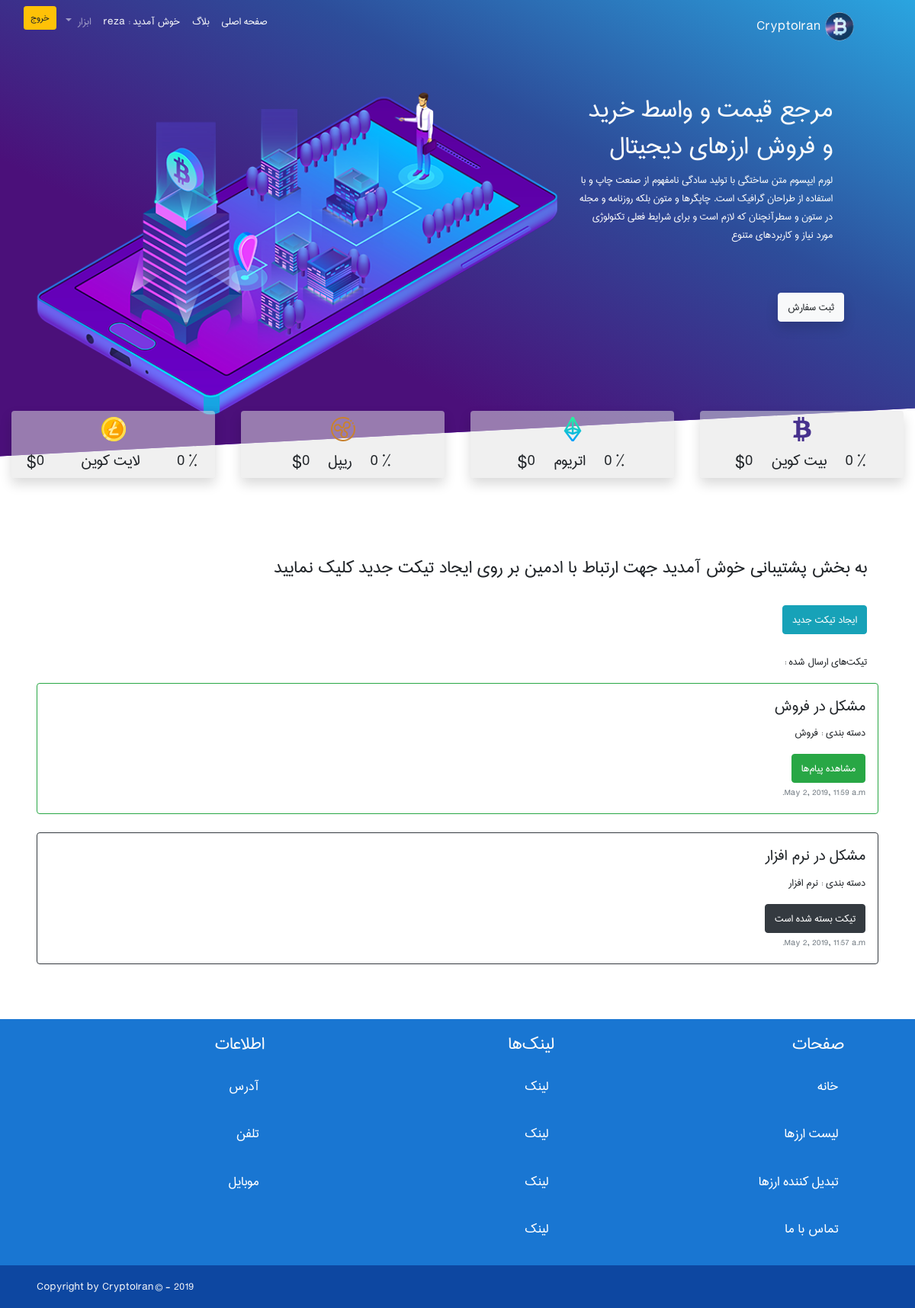
/support/ (signed in), run on the app's committed database.
### ticket/models.py (models this page shows, shortened)
class Ticket(models.Model):
    title = models.CharField(max_length=255)
    close = models.BooleanField(default=False)
    created = models.DateTimeField(auto_now_add=True)
    user = models.ForeignKey(User, on_delete=models.CASCADE)
    category = models.ForeignKey('Category', on_delete=models.CASCADE)
    text = models.TextField()
    class Meta:
        ordering = ['-created']
    def get_absolute_url(self):
        return reverse('ticketapp:ticketdetail', kwargs={'category':self.category.slug, 'pk':self.pk})

class Category(models.Model):
    name = models.CharField(max_length=50)
    slug = models.SlugField()
    def __str__(self):
        return self.name

### ticket/views.py (the view)
# urls.py: path('', views.SupportView.as_view(), name='support'),
class SupportView(LoginRequiredMixin, ListView):
    template_name = 'ticketapp/support.html'
    context_object_name = 'created_ticket'
    def get_queryset(self):
        return models.Ticket.objects.filter(user=self.request.user)

### templates/ticketapp/support.html
{% extends 'base.html' %}
{% block content %}
<div class="bloghead p-5">
<div class="container">
    <h3> به بخش پشتیبانی خوش آمدید جهت ارتباط با ادمین بر روی ایجاد تیکت جدید کلیک نمایید</h3>
    <br>
    <a class="btn btn-info" href="{% url 'ticketapp:newticket' %}">ایجاد تیکت جدید</a>
    <br><br>
    {% if created_ticket %}<p> تیکت‌های ارسال شده :</p>{% else %}<p>شما هیچ تیکتی ارسال نکرده‌اید</p>{% endif %}
</div>
{% for ticket in created_ticket %}
    <div class="container p-3 mb-4 border rounded{% if ticket.close %} border-dark {% else %} border-success {% endif %}">
        <h4>{{ ticket.title }}</h4>
        <p> دسته بندی :    {{ ticket.category }}  </p>
        <a class="btn {% if ticket.close %} btn-dark {% else %} btn-success {% endif %}"  href="{{ ticket.get_absolute_url }}">{% if ticket.close %} تیکت بسته شده است {% else %} مشاهده پیام‌ها {% endif %} </a>
        <br>
        <small class="text-muted text-left mb-0">{{ ticket.created }}</small>
    </div>
{% endfor %}
</div>
{% endblock %}

### templates/base.html (shortened to what this page needs)
{%  load static from staticfiles %}
<!DOCTYPE html>
<html lang="en">
<head>
    <link rel="stylesheet" href="/static/css/bootstrap.min.css"/>
    <link rel="stylesheet" href="/static/css/bootstrap-rtl.min.css/"/>
    <link rel="stylesheet" href="/static/css/style.css"/>
</head>
<body>
    <header id="h1">
        <div id="header" class="container-fluid">
            <nav id="menu" class="navbar navbar-expand-sm navbar-dark mb-0">
                <a class="navbar-brand mr-5 text-light"> <img src="/static/images/logo.png"/>  CryptoIran</a>
                <div id="menu-toggler" class="collapse navbar-collapse pr-3">
                    <ul class="navbar-nav mr-auto">
                        <li class="nav-item"><a class="nav-link text-light" href="{% url 'home' %}">صفحه اصلی</a></li>
                        <li class="nav-item"><a class="nav-link text-light" href="{% url 'blogapp:blog' %}">بلاگ</a></li>
                            {% if user.is_authenticated %}
                        <li class="nav-item">
                             <p class="text-light p-2"> خوش آمدید : {{ user }}</p>
                        </li>
                        <li class="nav-item dropdown">
                            <a class="nav-link dropdown-toggle" href="#" id="navbarDropdownMenuLink" role="button" data-toggle="dropdown" aria-haspopup="true" aria-expanded="false">
                              ابزار
                            </a>
                        </li>
                        <li class="nav-item">
                            <form class="inline-form" action="{% url 'signout' %}" method="post">{% csrf_token %}<button type="submit" class="btn btn-sm btn-warning">خروج</button></form>
                        </li>
                            {% else %}
                            <li class="nav-item">
                            <button type="button" class="btn btn-sm btn-light ml-md-3" data-toggle="modal" data-target="#SignUpModal">عضویت</button>
                            <button type="button" class="btn btn-sm btn-primary ml-md-5" data-toggle="modal" data-target="#SignInModal">ورود</button>
                            </li>
                            {% endif %}
                    </ul>
                </div>
            </nav>
            <div id="inner-header" class="container mb-0">
                <div class="col-lg-4 pt-5 mr-lg-5">
                    <h1 class="text-light text-right">مرجع قیمت و واسط خرید و فروش ارزهای دیجیتال</h1>
                    <p class="text-light text-right">لورم ایپسوم متن ساختگی با تولید سادگی نامفهوم از صنعت چاپ و با استفاده از طراحان گرافیک است. چاپگرها و متون بلکه روزنامه و مجله در ستون و سطرآنچنان که لازم است و برای شرایط فعلی تکنولوژی مورد نیاز و کاربردهای متنوع</p>
                </div>
                <button class="btn btn-light mr-lg-5 mt-lg-5 shadow" type="button" >ثبت سفارش</button>
            </div>
        </div>
        <div id="price" class="container-fluid">
            <div class="row">
                <div class="col-sm text-center"><div class="inn rounded shadow"><img class="py-2" src="/static/images/bitcoin-logo.png"> </br><span class="changep d-inline-block">% {{bitcoinChange}} </span><h4 class="d-inline-block px-md-4 px-4">بیت کوین</h4><span class="price d-inline-block">${{bitcoinPrice}}</span></div></div>
                <div class="col-sm mx-sm-1 text-center"><div class="inn rounded shadow"><img class="py-2" src="/static/images/ethereum.png"> </br><span class="changep d-inline-block">% {{ethriumChange}} </span><h4 class="d-inline-block px-md-4 px-4">اتریوم</h4><span class="price d-inline-block">${{ethriumPrice}}</span></div></div>
                <div class="col-sm ml-sm-1 text-center"><div class="inn rounded shadow"><img class="py-2" src="/static/images/ripple.png"> </br><span class="changep d-inline-block">% {{rippleChange}} </span><h4 class="d-inline-block px-md-4 px-4">ریپل</h4><span class="price d-inline-block">${{ripplePrice}}</span></div></div>
                <div class="col-sm text-center"><div class="inn rounded shadow"><img class="py-2" src="/static/images/litecoin.png"> </br><span class="changep d-inline-block">% {{liteChange}} </span><h4 class="d-inline-block px-md-5 px-5">لایت کوین</h4><span class="price d-inline-block">${{litePrice}}</span></div></div>
            </div>
        </div>
    </header>
    {% block content %}
    {% endblock %}
    <footer id="footer" class="container-fluid">
        <div class="container">
            <div class="row">
                <div class="col">
                    <h3 class="text-light pr-5 pt-3">صفحات</h3>
                    <ul>
                        <li>خانه</li>
                        <li>لیست ارزها</li>
                        <li>تبدیل کننده ارزها</li>
                        <li>تماس با ما</li>
                    </ul>
                </div>
                <div class="col">
                    <h3 class="text-light pr-5 pt-3">لینک‌ها</h3>
                    <ul>
                        <li>لینک</li>
                        <li>لینک</li>
                        <li>لینک</li>
                        <li>لینک</li>
                    </ul>
                </div>
                <div class="col">
                    <h3 class="text-light pr-5 pt-3">اطلاعات</h3>
                    <ul>
                        <li>آدرس</li>
                        <li>تلفن</li>
                        <li>موبایل</li>
                    </ul>
                </div>
            </div>
        </div>
    </footer>
<div id="copyright" class="container-fluid py-3 text-left text-light pl-5">Copyright by CryptoIran &copy; - 2019</div>
</body>
</html>

### static/css/style.css (style rules this page uses)
body { font-family:Tanha; }
#h1 { height: 630px; position: relative; }
#header { height: 630px; background-color: #4d06bd; background-image: linear-gradient(to bottom left ,#2aa5e0, #2d4d9a,#4b107a,#4b107a); clip-path: polygon(50% 0,100% 0,100% 85% ,50% 90%,0% 95% , 0% 0 ); -webkit-clip-path:polygon(50% 0,100% 0,100% 85% ,50% 90%,0% 95% , 0% 0 ); }
#menu img { width: 40px; }
#inner-header { background: url("../images/header.png") left center; background-repeat: no-repeat; background-size: contain; height: 500px; }
#price { position: absolute; margin: 0 auto; bottom:0; font-size: 1.5em; }
.inn { height: 100px; margin: 0 auto; background-color: rgba(225, 225, 225, 0.51); }
#footer { background-color: #1976d2; }
#footer ul { list-style-type: none; }
#footer li { color: white; padding: 5%; font-size: 1.3em; }
#copyright { background-color: #0d47a1; }
.bloghead { margin-top: 50px; }
@media all and (max-width: 1200px) { .inn { width: 100%; height: auto; margin-bottom:1% ; } }

### data on the page
Ticket: title "مشکل در فروش", category "فروش", close "مشاهده پیام‌ها", created "May 2, 2019, 11:59 a.m."
Ticket: title "مشکل در نرم افزار", category "نرم افزار", close "تیکت بسته شده است", created "May 2, 2019, 11:57 a.m."

### other printed values
{{ user }} "reza"
{{ bitcoinChange }} "0"
{{ bitcoinPrice }} "0"
{{ ethriumChange }} "0"
{{ ethriumPrice }} "0"
{{ rippleChange }} "0"
{{ ripplePrice }} "0"
{{ liteChange }} "0"
{{ litePrice }} "0"
